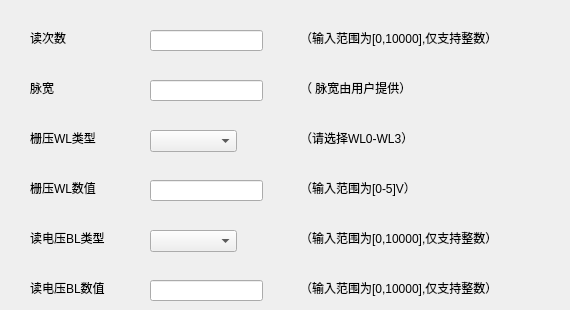
    <widget class="QWidget" name="tab_11">
     <attribute name="title">
      <string>直流测试</string>
     </attribute>
     <widget class="QLabel" name="label_133">
      <property name="geometry">
       <rect>
        <x>300</x>
        <y>180</y>
        <width>261</width>
        <height>16</height>
       </rect>
      </property>
      <property name="text">
       <string>（输入范围为[0-5]V）</string>
      </property>
     </widget>
     <widget class="QLineEdit" name="lineEdit_44">
      <property name="geometry">
       <rect>
        <x>150</x>
        <y>280</y>
        <width>113</width>
        <height>21</height>
       </rect>
      </property>
     </widget>
     <widget class="QLabel" name="label_134">
      <property name="geometry">
       <rect>
        <x>30</x>
        <y>230</y>
        <width>101</width>
        <height>16</height>
       </rect>
      </property>
      <property name="text">
       <string>读电压BL类型</string>
      </property>
     </widget>
     <widget class="QLabel" name="label_135">
      <property name="geometry">
       <rect>
        <x>30</x>
        <y>130</y>
        <width>81</width>
        <height>16</height>
       </rect>
      </property>
      <property name="text">
       <string>栅压WL类型</string>
      </property>
     </widget>
     <widget class="QComboBox" name="comboBox_26">
      <property name="geometry">
       <rect>
        <x>150</x>
        <y>130</y>
        <width>87</width>
        <height>22</height>
       </rect>
      </property>
      <item>
       <property name="text">
        <string/>
       </property>
      </item>
      <item>
       <property name="text">
        <string>WL0</string>
       </property>
      </item>
      <item>
       <property name="text">
        <string>WL1</string>
       </property>
      </item>
      <item>
       <property name="text">
        <string>WL2</string>
       </property>
      </item>
      <item>
       <property name="text">
        <string>WL3</string>
       </property>
      </item>
      <item>
       <property name="text">
        <string>WL0-WL3</string>
       </property>
      </item>
     </widget>
     <widget class="QLabel" name="label_136">
      <property name="geometry">
       <rect>
        <x>300</x>
        <y>80</y>
        <width>261</width>
        <height>16</height>
       </rect>
      </property>
      <property name="text">
       <string>（ 脉宽由用户提供）</string>
      </property>
     </widget>
     <widget class="QLineEdit" name="lineEdit_45">
      <property name="geometry">
       <rect>
        <x>150</x>
        <y>30</y>
        <width>113</width>
        <height>21</height>
       </rect>
      </property>
     </widget>
     <widget class="QLineEdit" name="lineEdit_46">
      <property name="geometry">
       <rect>
        <x>150</x>
        <y>180</y>
        <width>113</width>
        <height>21</height>
       </rect>
      </property>
     </widget>
     <widget class="QLabel" name="label_137">
      <property name="geometry">
       <rect>
        <x>30</x>
        <y>30</y>
        <width>51</width>
        <height>16</height>
       </rect>
      </property>
      <property name="text">
       <string>读次数</string>
      </property>
     </widget>
     <widget class="QLabel" name="label_138">
      <property name="geometry">
       <rect>
        <x>300</x>
        <y>230</y>
        <width>261</width>
        <height>16</height>
       </rect>
      </property>
      <property name="text">
       <string>（输入范围为[0,10000],仅支持整数）</string>
      </property>
     </widget>
     <widget class="QLabel" name="label_139">
      <property name="geometry">
       <rect>
        <x>30</x>
        <y>80</y>
        <width>51</width>
        <height>16</height>
       </rect>
      </property>
      <property name="text">
       <string>脉宽</string>
      </property>
     </widget>
     <widget class="QLabel" name="label_140">
      <property name="geometry">
       <rect>
        <x>30</x>
        <y>180</y>
        <width>81</width>
        <height>16</height>
       </rect>
      </property>
      <property name="text">
       <string>栅压WL数值</string>
      </property>
     </widget>
     <widget class="QLabel" name="label_141">
      <property name="geometry">
       <rect>
        <x>300</x>
        <y>280</y>
        <width>261</width>
        <height>16</height>
       </rect>
      </property>
      <property name="text">
       <string>（输入范围为[0,10000],仅支持整数）</string>
      </property>
     </widget>
     <widget class="QLabel" name="label_142">
      <property name="geometry">
       <rect>
        <x>300</x>
        <y>130</y>
        <width>261</width>
        <height>16</height>
       </rect>
      </property>
      <property name="text">
       <string>（请选择WL0-WL3）</string>
      </property>
     </widget>
     <widget class="QLineEdit" name="lineEdit_47">
      <property name="geometry">
       <rect>
        <x>150</x>
        <y>80</y>
        <width>113</width>
        <height>21</height>
       </rect>
      </property>
     </widget>
     <widget class="QLabel" name="label_143">
      <property name="geometry">
       <rect>
        <x>300</x>
        <y>30</y>
        <width>261</width>
        <height>16</height>
       </rect>
      </property>
      <property name="text">
       <string>（输入范围为[0,10000],仅支持整数）</string>
      </property>
     </widget>
     <widget class="QComboBox" name="comboBox_27">
      <property name="geometry">
       <rect>
        <x>150</x>
        <y>230</y>
        <width>87</width>
        <height>22</height>
       </rect>
      </property>
      <item>
       <property name="text">
        <string/>
       </property>
      </item>
      <item>
       <property name="text">
        <string>BL0</string>
       </property>
      </item>
      <item>
       <property name="text">
        <string>BL1</string>
       </property>
      </item>
      <item>
       <property name="text">
        <string>BL2</string>
       </property>
      </item>
      <item>
       <property name="text">
        <string>BL3</string>
       </property>
      </item>
      <item>
       <property name="text">
        <string>BL0-BL3</string>
       </property>
      </item>
     </widget>
     <widget class="QLabel" name="label_144">
      <property name="geometry">
       <rect>
        <x>30</x>
        <y>280</y>
        <width>101</width>
        <height>16</height>
       </rect>
      </property>
      <property name="text">
       <string>读电压BL数值</string>
      </property>
     </widget>
    </widget>
